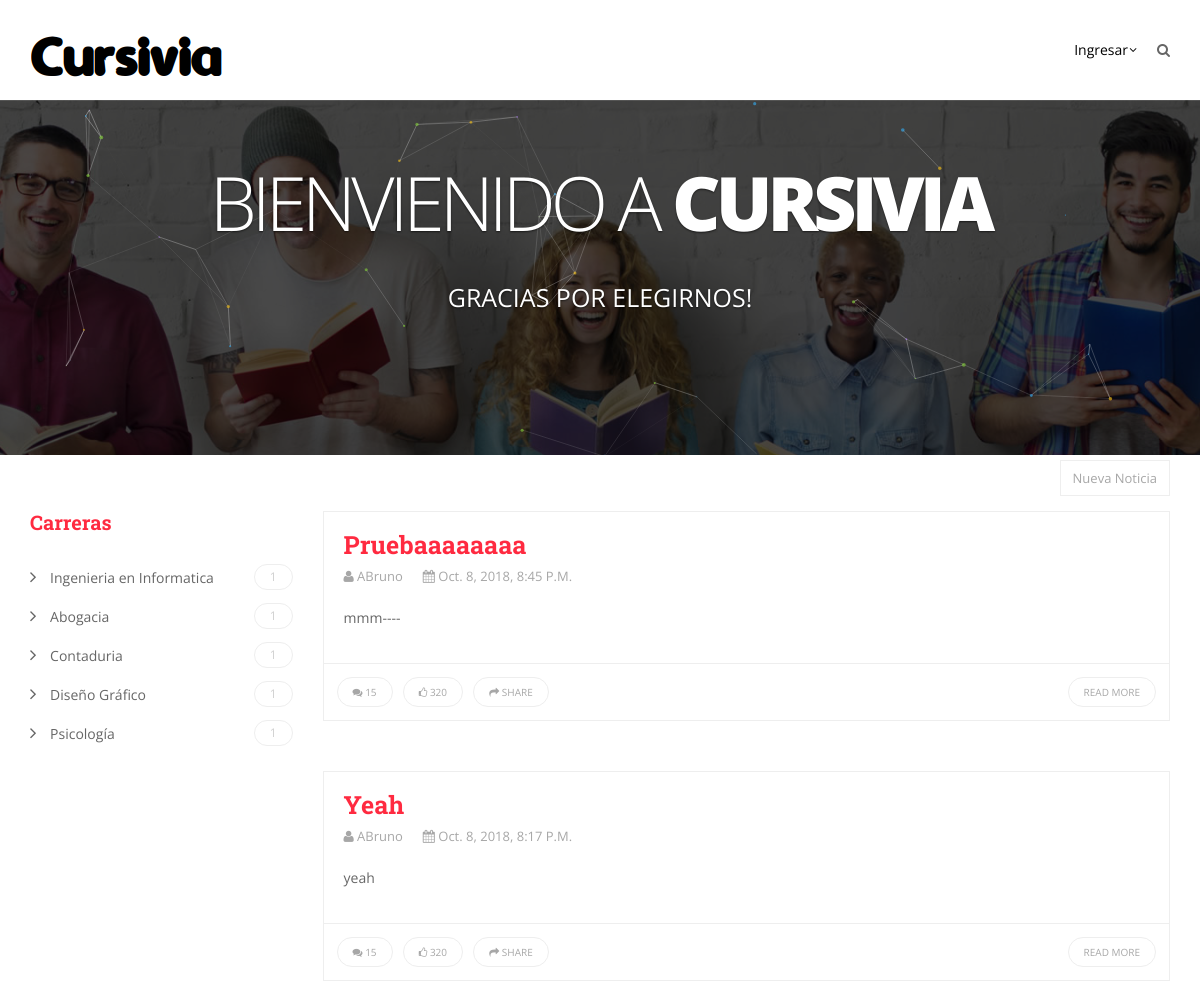
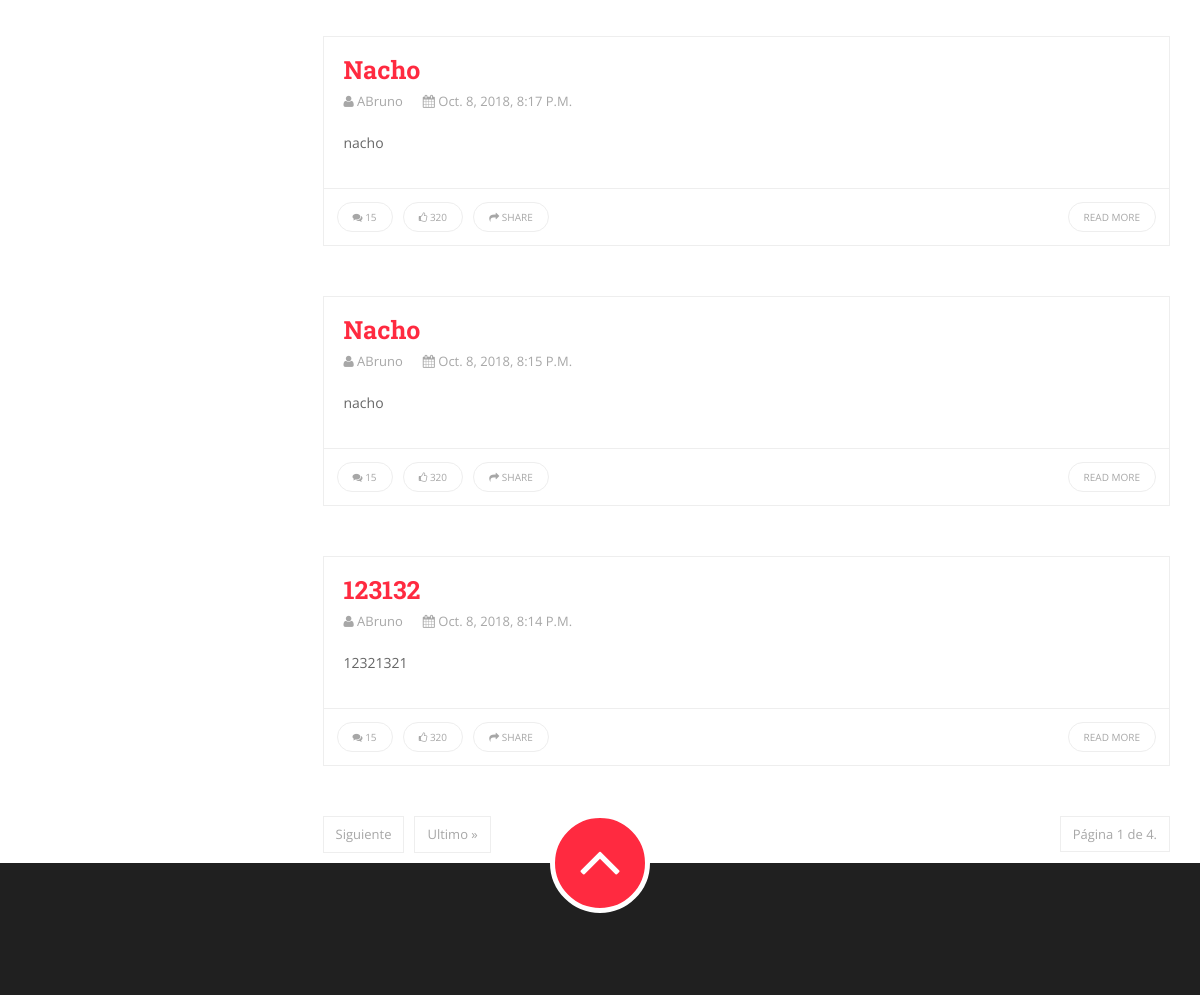
Page /home/ (upper part) on the earlier database version (2 pictures, top to bottom).
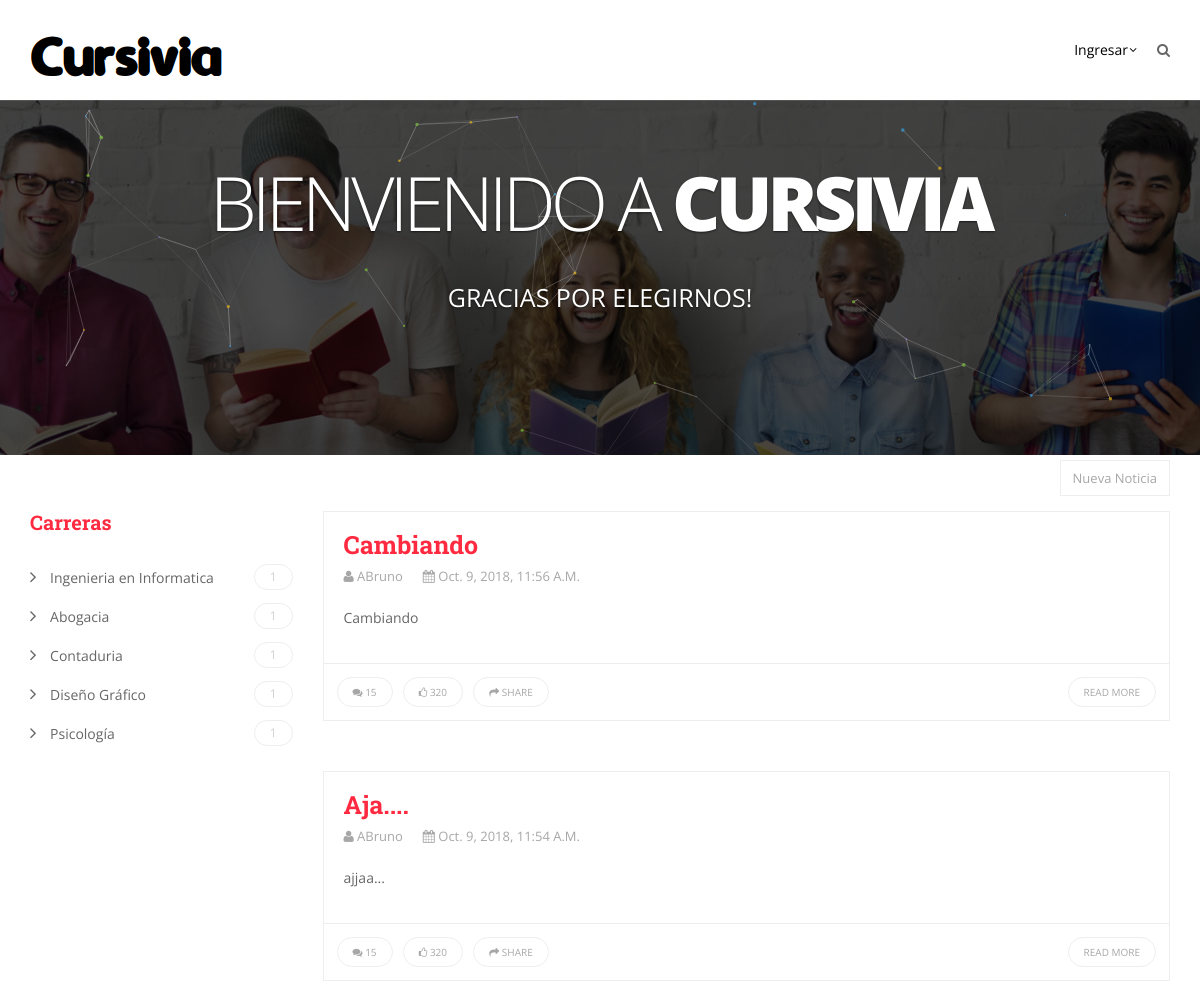
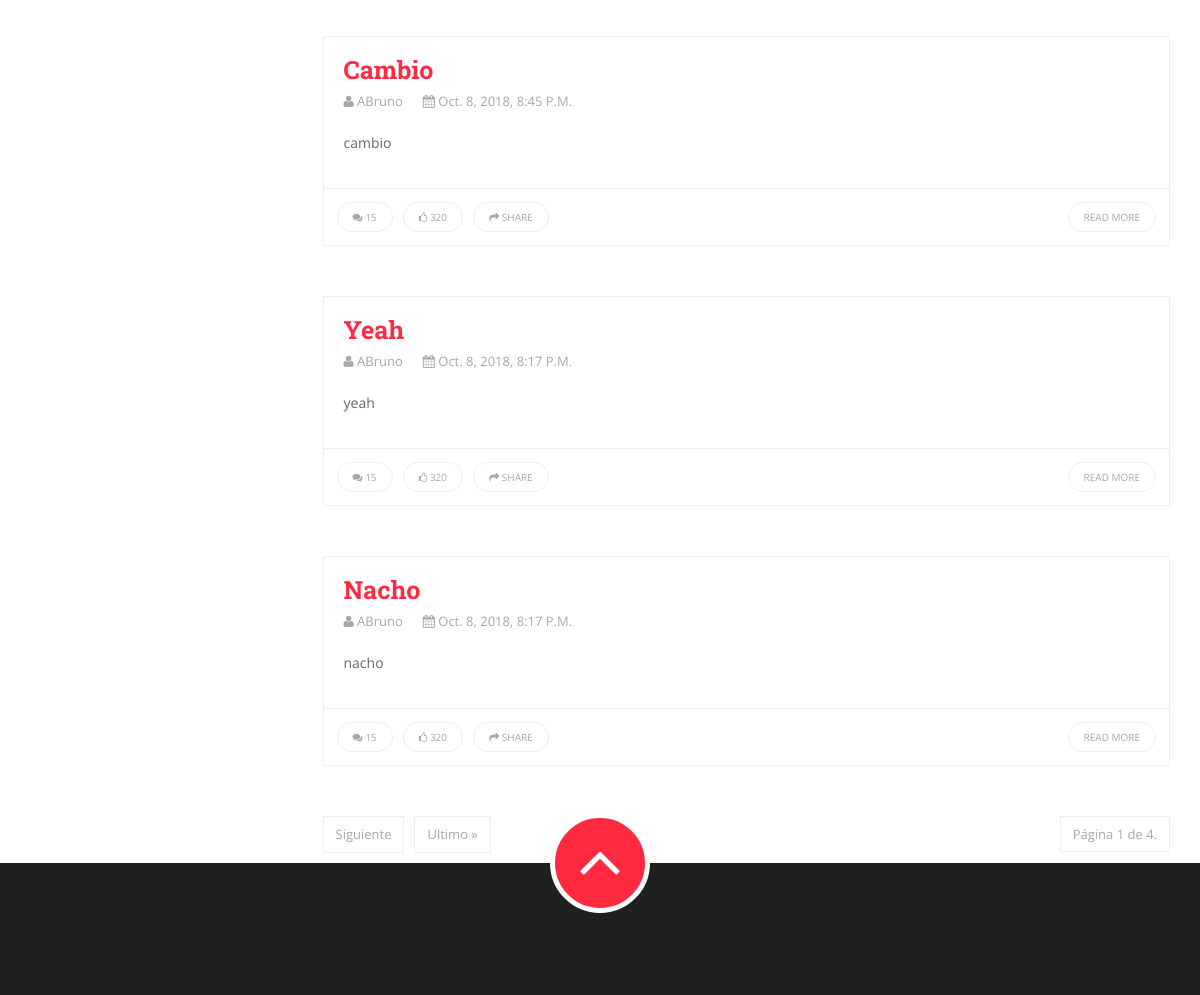
Same page on the later database version (2 pictures, top to bottom).
### home/models.py (models this page shows, shortened)
class Publicacion(models.Model):
    estadosCargados = (
        ('p', 'Publicado'),
        ('b', 'Borrador'),
        ('d', 'Denunciado'),
        ('e', 'Eliminado'),
    )
    alcances = (
        ('g', 'Global'),
        ('e', 'Expecifico'),
    )
    tipoPublicacion = (
        ('n', 'Noticia'),
        ('d', 'Documentacion'),
    )
    materia = models.ForeignKey(Materia, on_delete=models.CASCADE, null=True, blank=True, default='')
    titulo = models.CharField(max_length=100)
    cuerpo = models.TextField(max_length=5000)
    usuario = models.ForeignKey(User, on_delete=models.CASCADE, null=False, blank=False)
    fecha_alta = models.DateTimeField(default=timezone.now, null=True)
    fecha_baja = models.DateTimeField(null=True, blank=True)
    tipo_publicacion =  models.CharField(max_length=1, choices=tipoPublicacion, blank=True, default='d',
                              help_text='tipo de publicacion')
    estado_publicacion = models.CharField(max_length=1, choices=estadosCargados, blank=True, default='b',
                              help_text='situacion actual de la publicacion')
    alcance = models.CharField(max_length=1, choices=alcances, blank=True, default='g',
                              help_text='alcance de la publicacion')
    def get_absolute_url(self):
        return reverse('publicacion-detail', args=[str(self.id)])

class Carrera (models.Model):
    descripcion = models.CharField(max_length=50, null=False, blank=False, default='')
    def __str__(self):
        return self.descripcion

### home/views.py (the view, shortened to what this page needs)
def index(request):
    lista_noticias = Publicacion.objects.all().filter(tipo_publicacion__exact='n').order_by('-fecha_alta')
    paginator = Paginator(lista_noticias, 5) # Show 25 contacts per page
    page = request.GET.get('page')
    noticias = paginator.get_page(page)
    lista_carreras = Carrera.objects.all()
    n = User.objects.filter(username__exact='iganciorey')
    """
    nueva = Publicacion()
    nueva.titulo = 'entro alguien!'
    nueva.cuerpo = 'acaba de entrar alguien al sitio'
    nueva.usuario = n[0]
    nueva.tipo_publicacion = 'n'
    nueva.estado_publicacion = 'p'
    nueva.alcance = 'g'
    nueva.save()
    """
    return render(request, 'index.html', {'noticias': noticias, 'lista_carreras': lista_carreras})

### Cursivia/templates/index.html (shortened to what this page needs)
{% extends "base.html" %}
{% block sidebar %}
<div class="sidebar-wrapper">
<aside class="widget widget_categories">
  <h2 class="widget-title">Carreras</h2>
  <ul>
	{% for carrera in lista_carreras %}
	    <li><a href="#"><i class="fa fa-angle-right"></i> {{ carrera }} <span class="badge"> 1 </span></a></li>
	{% endfor %}
  </ul>
</aside>
</div>
{% endblock sidebar %}
{% block content %}
	{% for noticia in noticias %}
	<article class="post-wrapper">
    <div class="blog-content">
        <div class="entry-header">
            <h2 class="entry-title"><a href="{{ noticia.get_absolute_url }}">{{ noticia.titulo }}</a></h2>
            <ul class="entry-meta clearfix">
                <li><span class="post-author"><a href="#"><i class="fa fa-user">
                </i> {{ noticia.usuario.username }}</a></span></li>
                <li><span class="post-date"><a href="#"><i class="fa fa-calendar">
                </i> {{ noticia.fecha_alta }}</a></span></li>
            </ul>
        </div>
        <div class="entry-content">
            <p>{{ noticia.cuerpo|truncatechars:200 }}</p>
        </div>
    </div>
    <footer class="entry-footer clearfix">
        <ul class="entry-meta pull-left">
            <li><span class="post-comments"><a href="#"><i class="fa fa-comments"></i> 15</a></span></li>
            <li><span class="like"><a href="#"><i class="fa fa-thumbs-o-up"></i> 320</a></span></li>
            <li><span class="share"><a href="#"><i class="fa fa-share"></i> Share</a></span></li>
        </ul>
        <a class="readmore pull-right" href="{{ noticia.get_absolute_url }}">Read More</a>
    </footer>
</article>
{% endfor %}
<div class="blog-pagination clearfix">
    <ul class="pagination">
	    {% if noticias.has_next %}
	             <li><a href="?page={{ noticias.next_page_number }}">Siguiente</a></li>
	             <li><a href="?page={{ noticias.paginator.num_pages }}">Ultimo &raquo;</a></li>
	        {% endif %}
    </ul>
        <span class="page-count pull-right">
            Página {{ noticias.number }} de {{ noticias.paginator.num_pages }}.
        </span>
</div>
{% endblock content %}

Differences in the rows shown:
no longer on this page (row unchanged): Publicacion: titulo "Nacho", usuario.username "ABruno", fecha_alta "Oct. 8, 2018, 8:15 P.m.", cuerpo "nacho"
no longer on this page (row unchanged): Publicacion: titulo "123132", usuario.username "ABruno", fecha_alta "Oct. 8, 2018, 8:14 P.m.", cuerpo "12321321"
added Publicacion: titulo "Cambiando", usuario.username "ABruno", fecha_alta "Oct. 9, 2018, 11:56 A.m.", cuerpo "Cambiando"
added Publicacion: titulo "Aja....", usuario.username "ABruno", fecha_alta "Oct. 9, 2018, 11:54 A.m.", cuerpo "ajjaa..."
changed Publicacion: titulo "Pruebaaaaaaaa" → "Cambio"; cuerpo "mmm----" → "cambio"
